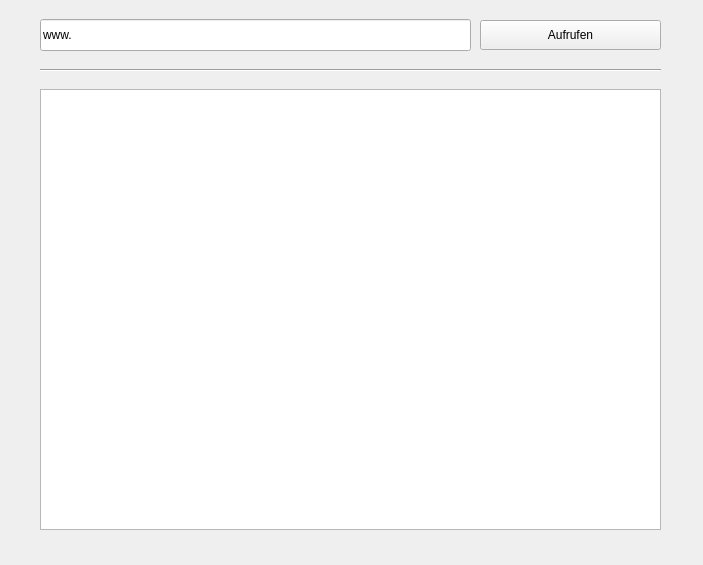
<?xml version="1.0" encoding="UTF-8"?>
<ui version="4.0">
 <class>Webclient</class>
 <widget class="QWidget" name="Webclient">
  <property name="geometry">
   <rect>
    <x>0</x>
    <y>0</y>
    <width>703</width>
    <height>565</height>
   </rect>
  </property>
  <property name="windowTitle">
   <string>Webclient</string>
  </property>
  <widget class="QPushButton" name="Button">
   <property name="geometry">
    <rect>
     <x>480</x>
     <y>20</y>
     <width>181</width>
     <height>30</height>
    </rect>
   </property>
   <property name="text">
    <string>Aufrufen</string>
   </property>
  </widget>
  <widget class="QLineEdit" name="Adresse">
   <property name="geometry">
    <rect>
     <x>40</x>
     <y>19</y>
     <width>431</width>
     <height>32</height>
    </rect>
   </property>
   <property name="text">
    <string>www.</string>
   </property>
  </widget>
  <widget class="QTextEdit" name="Ausgabe">
   <property name="geometry">
    <rect>
     <x>40</x>
     <y>89</y>
     <width>621</width>
     <height>441</height>
    </rect>
   </property>
  </widget>
  <widget class="Line" name="line">
   <property name="geometry">
    <rect>
     <x>40</x>
     <y>60</y>
     <width>621</width>
     <height>20</height>
    </rect>
   </property>
   <property name="orientation">
    <enum>Qt::Horizontal</enum>
   </property>
  </widget>
 </widget>
 <layoutdefault spacing="6" margin="11"/>
 <resources/>
 <connections/>
</ui>
